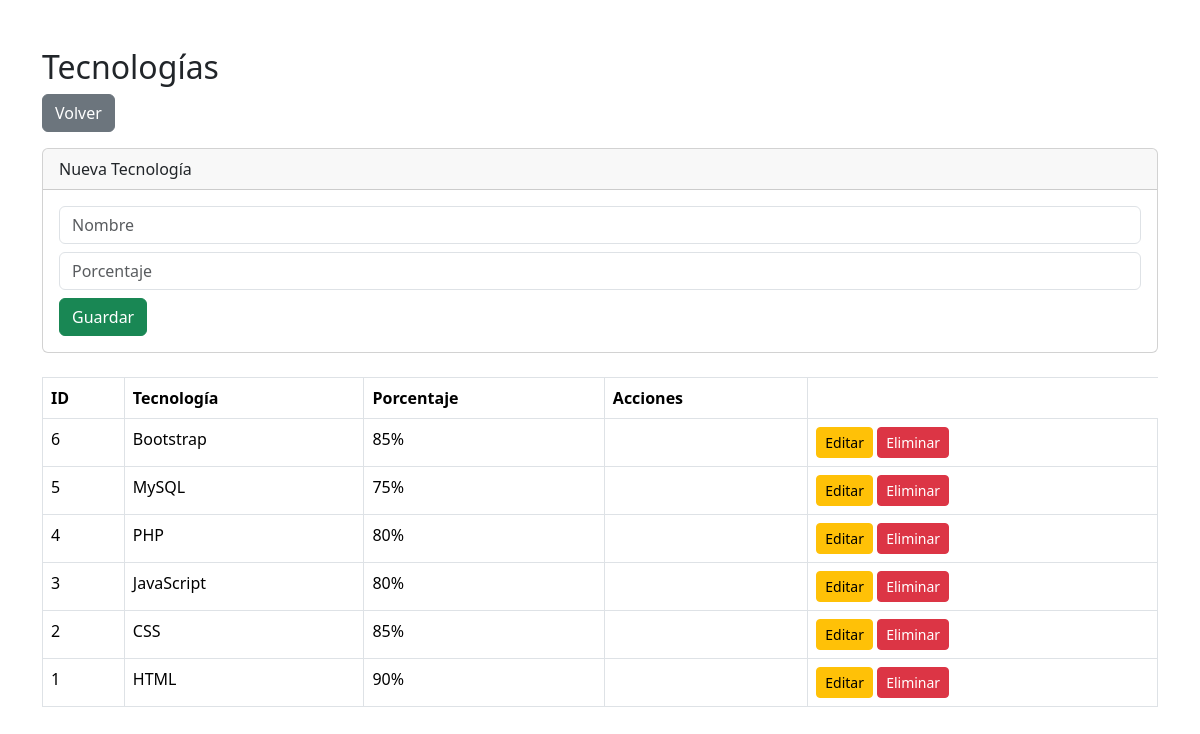
/admin/tecnologias.php (signed in), run on the app's committed database.
### tables this page shows
CREATE TABLE `tecnologias` (
  `id` int(11) NOT NULL,
  `nombre` varchar(100) NOT NULL,
  `porcentaje` int(11) NOT NULL
);

### admin/tecnologias.php (the view, shortened to what this page needs)
<?php
include("../config/conexion.php");
$tecnologias = mysqli_query(
    $conn,
    "SELECT * FROM tecnologias
    ORDER BY id DESC"
);
?>
<!DOCTYPE html>
<html lang="es">
<head>
<link rel="stylesheet" href="assets/CSS/style.css">
<link href="https://cdn.jsdelivr.net/npm/bootstrap@5.3.8/dist/css/bootstrap.min.css"
      rel="stylesheet">
</head>
<body>
<div class="container mt-5">
    <h2>Tecnologías</h2>
    <a href="dashboard.php"
       class="btn btn-secondary mb-3">
       Volver
    </a>
    <div class="card mb-4">
        <div class="card-header">
            Nueva Tecnología
        </div>
        <div class="card-body">
            <form method="POST">
                <input
                    type="text"
                    name="nombre"
                    class="form-control mb-2"
                    placeholder="Nombre"
                    required>
                <input
                    type="number"
                    name="porcentaje"
                    class="form-control mb-2"
                    placeholder="Porcentaje"
                    min="1"
                    max="100"
                    required>
                <button
                    type="submit"
                    name="guardar"
                    class="btn btn-success">
                    Guardar
                </button>
            </form>
        </div>
    </div>
    <table class="table table-bordered">
        <thead>
            <tr>
                <th>ID</th>
                <th>Tecnología</th>
                <th>Porcentaje</th>
                <th>Acciones</th>
            </tr>
        </thead>
        <tbody>
        <?php while($fila =
        mysqli_fetch_assoc($tecnologias)){ ?>
            <tr>
                <td>
                    <?php echo $fila['id']; ?>
                </td>
                <td>
                    <?php echo $fila['nombre']; ?>
                </td>
                <td>
                    <?php echo $fila['porcentaje']; ?>%
                </td>
                <td>
                    <td>
                        <a href="editar_tecnologia.php?id=<?php echo $fila['id']; ?>"
                          class="btn btn-warning btn-sm">
                          Editar
                         </a>
                         <a href="tecnologias.php?eliminar=<?php echo $fila['id']; ?>"
                            class="btn btn-danger btn-sm"
                            onclick="return confirm('¿Eliminar tecnología?')">
                            Eliminar
                        </a>
                    </td>
                </td>
            </tr>
        <?php } ?>
        </tbody>
    </table>
</div>
</body>
</html>

### assets/CSS/style.css (style rules this page uses)
body { background:#eefaff; font-family:'Segoe UI',sans-serif; margin:0; padding:0; color:#1f2937; }
.form-control { border-radius:10px; padding:14px; border:1px solid #cfe8f3; }

### data on the page
tecnologias: id "6", nombre "Bootstrap", porcentaje "85"
tecnologias: id "5", nombre "MySQL", porcentaje "75"
tecnologias: id "4", nombre "PHP", porcentaje "80"
tecnologias: id "3", nombre "JavaScript", porcentaje "80"
tecnologias: id "2", nombre "CSS", porcentaje "85"
tecnologias: id "1", nombre "HTML", porcentaje "90"
